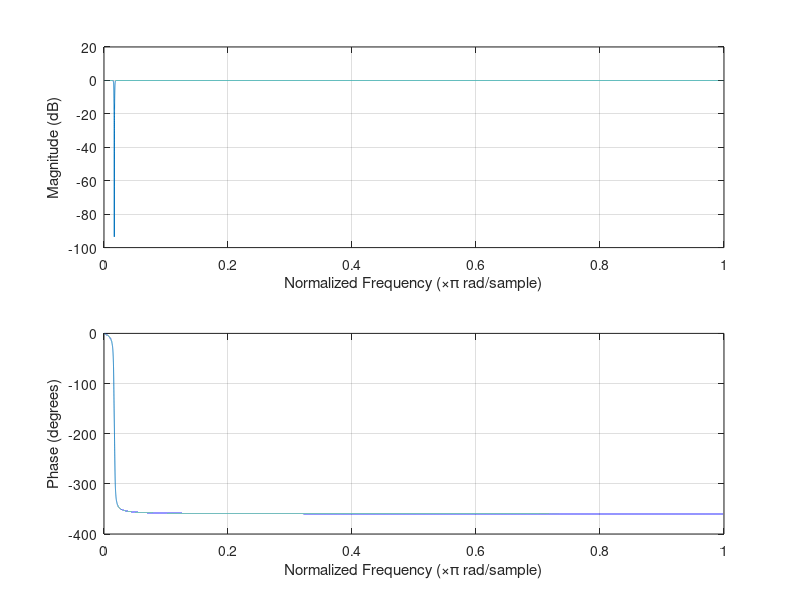
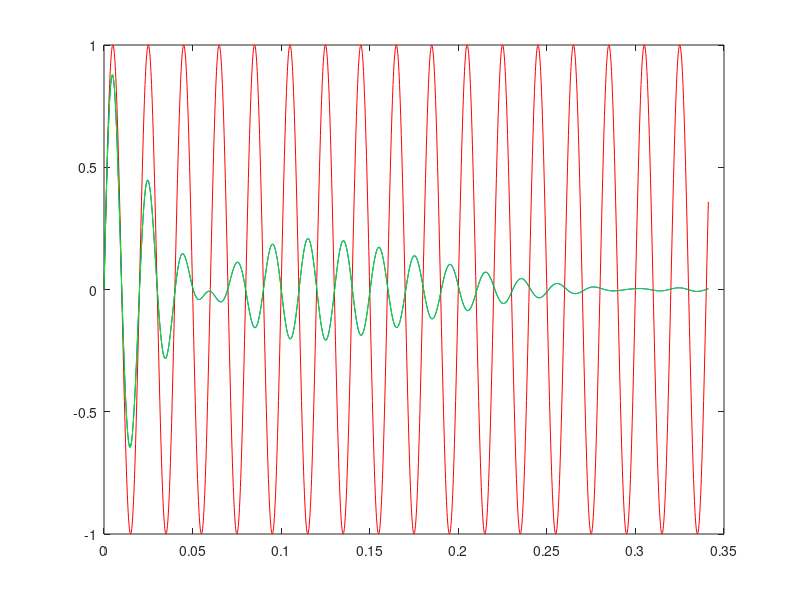

These figures' MATLAB source, in order: (Note: this script raises an error after producing the figures.)
%//////////////////////////////////////////////////////////////////////////////////
%// Kolo Naukowe Systemow Scalonych
%// 10.2017
%// 
%// Projekt: Adaptacyjne filtry cyfrowe do kondycjonowania sygnalow biomedycznych 
%//////////////////////////////////////////////////////////////////////////////////

clear all;
close all;

format long

n = 4;      %rzad filtru
fs = 6000;    %czestotliwosc probkowania
f = 50;       %czestotliwosc wyciecia
f1 = f-3;     %czestotliwosc mniejsza od f dla ktorej ampiltuda spada o 3dB
f2 = f+3;     %czestotliwosc wieksza od f dla ktorej ampiltuda spada o 3dB

Wn = [2*f1/fs 2*f2/fs];     %unormowana "szerokosc" pasma pracy (matlab sam dodaje pi)
ftype = 'stop';             %typ filtru pasmowo zaporowy

[b,a] = butter(n/2,Wn,ftype);   %n/2 bo parametr 2n, b - licznik, a - mianownik transmitancji

[SOS, G] = tf2sos(b,a);     %wytworzenie wspolczynnikow do biquada

G_prim = G^(1/2);

N=2048;         %ilosc probek do wykresu
ts=1/fs;        %okres probkowania

t = ts*(0:N-1);     %wektor czasu 

figure;
freqz(b,a, 2^16)

dataIn = sin(2*pi*f*t);          %sinus o czestotliwosci odfiltrowywanej
dataOut = filter(b,a,dataIn);    %po filtracji 

dataOut2 = filter(SOS(1, 1:3), SOS(1, 4:6), dataIn);
dataOut3 = filter(SOS(2, 1:3), SOS(2, 4:6), dataOut2);  %sprawdzenie matrycy SOS

figure;
plot(t, dataIn, '-r' ,t, dataOut, '-b', t, dataOut3, '-g' )


disp(['Wspolczynnik b0 filtru pierwszego: ', dec2fixpoint(SOS(1,1), 20)]);
disp(['Wspolczynnik b1 filtru pierwszego: ', dec2fixpoint(SOS(1,2), 20)]);
disp(['Wspolczynnik b2 filtru pierwszego: ', dec2fixpoint(SOS(1,3), 20)]);
disp(['Wspolczynnik a0 filtru pierwszego: ', dec2fixpoint(SOS(1,4), 20)]);
disp(['Wspolczynnik a1 filtru pierwszego: ', dec2fixpoint(SOS(1,5), 20)]);
disp(['Wspolczynnik a2 filtru pierwszego: ', dec2fixpoint(SOS(1,6), 20)]);
disp(['Wspolczynnik b0 filtru drugiego:   ', dec2fixpoint(SOS(2,1), 20)]);
disp(['Wspolczynnik b1 filtru drugiego:   ', dec2fixpoint(SOS(2,2), 20)]);
disp(['Wspolczynnik b2 filtru drugiego:   ', dec2fixpoint(SOS(2,3), 20)]);
disp(['Wspolczynnik a0 filtru drugiego:   ', dec2fixpoint(SOS(2,4), 20)]);
disp(['Wspolczynnik a1 filtru drugiego:   ', dec2fixpoint(SOS(2,5), 20)]);
disp(['Wspolczynnik a2 filtru drugiego:   ', dec2fixpoint(SOS(2,6), 20)]);
disp(['Wspolczynnik pierwiastek z G:      ', dec2fixpoint(G_prim, 20)]);
